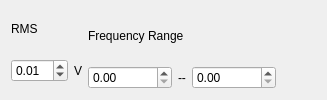
            <widget class="QWidget" name="pseudorandom_tab">
             <attribute name="title">
              <string>Pseudorandom</string>
             </attribute>
             <layout class="QHBoxLayout" name="horizontalLayout_7">
              <item>
               <layout class="QVBoxLayout" name="pseudorandom_rms_layout">
                <item>
                 <widget class="QLabel" name="pseudorandom_rms_label">
                  <property name="text">
                   <string>RMS</string>
                  </property>
                 </widget>
                </item>
                <item>
                 <layout class="QHBoxLayout" name="pseudorandom_rms_selector_layout">
                  <item>
                   <widget class="QDoubleSpinBox" name="pseudorandom_rms_selector">
                    <property name="toolTip">
                     <string>&lt;html&gt;&lt;head/&gt;&lt;body&gt;&lt;p&gt;&lt;span style=&quot; font-weight:600;&quot;&gt;Pseudorandom RMS&lt;/span&gt;&lt;/p&gt;&lt;p&gt;RMS voltage of the pseudorandom excitation&lt;/p&gt;&lt;/body&gt;&lt;/html&gt;</string>
                    </property>
                    <property name="keyboardTracking">
                     <bool>false</bool>
                    </property>
                    <property name="maximum">
                     <double>10.000000000000000</double>
                    </property>
                    <property name="value">
                     <double>0.010000000000000</double>
                    </property>
                   </widget>
                  </item>
                  <item>
                   <widget class="QLabel" name="pseudorandom_rms_selector_label">
                    <property name="text">
                     <string>V</string>
                    </property>
                   </widget>
                  </item>
                 </layout>
                </item>
               </layout>
              </item>
              <item>
               <layout class="QVBoxLayout" name="pseudorandom_frequency_range_layout">
                <item>
                 <widget class="QLabel" name="pseudorandom_frequency_range_label">
                  <property name="text">
                   <string>Frequency Range</string>
                  </property>
                 </widget>
                </item>
                <item>
                 <layout class="QHBoxLayout" name="pseudorandom_frequency_range_selector_layout">
                  <item>
                   <widget class="QDoubleSpinBox" name="pseudorandom_min_frequency_selector">
                    <property name="toolTip">
                     <string>&lt;html&gt;&lt;head/&gt;&lt;body&gt;&lt;p&gt;&lt;span style=&quot; font-weight:600;&quot;&gt;Pseudorandom Minimum Frequency&lt;/span&gt;&lt;/p&gt;&lt;p&gt;Minimum frequency of the pseudorandom excitation&lt;/p&gt;&lt;/body&gt;&lt;/html&gt;</string>
                    </property>
                    <property name="keyboardTracking">
                     <bool>false</bool>
                    </property>
                    <property name="maximum">
                     <double>999999.000000000000000</double>
                    </property>
                   </widget>
                  </item>
                  <item>
                   <widget class="QLabel" name="pseudorandom_frequency_range_selector_label">
                    <property name="text">
                     <string>--</string>
                    </property>
                   </widget>
                  </item>
                  <item>
                   <widget class="QDoubleSpinBox" name="pseudorandom_max_frequency_selector">
                    <property name="toolTip">
                     <string>&lt;html&gt;&lt;head/&gt;&lt;body&gt;&lt;p&gt;&lt;span style=&quot; font-weight:600;&quot;&gt;Pseudorandom Maximum Frequency&lt;/span&gt;&lt;/p&gt;&lt;p&gt;Maximum frequency of the pseudorandom excitation.&lt;/p&gt;&lt;/body&gt;&lt;/html&gt;</string>
                    </property>
                    <property name="keyboardTracking">
                     <bool>false</bool>
                    </property>
                    <property name="maximum">
                     <double>999999.000000000000000</double>
                    </property>
                   </widget>
                  </item>
                 </layout>
                </item>
               </layout>
              </item>
              <item>
               <spacer name="pseudorandom_spacer">
                <property name="orientation">
                 <enum>Qt::Horizontal</enum>
                </property>
                <property name="sizeHint" stdset="0">
                 <size>
                  <width>40</width>
                  <height>20</height>
                 </size>
                </property>
               </spacer>
              </item>
             </layout>
            </widget>
